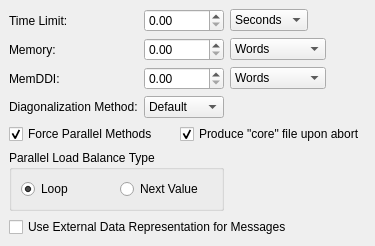
         <widget class="QWidget" name="systemWidget" >
          <layout class="QGridLayout" >
           <property name="leftMargin" >
            <number>9</number>
           </property>
           <property name="topMargin" >
            <number>9</number>
           </property>
           <property name="rightMargin" >
            <number>9</number>
           </property>
           <property name="bottomMargin" >
            <number>9</number>
           </property>
           <property name="horizontalSpacing" >
            <number>6</number>
           </property>
           <property name="verticalSpacing" >
            <number>6</number>
           </property>
           <item row="0" column="2" >
            <layout class="QHBoxLayout" >
             <property name="spacing" >
              <number>6</number>
             </property>
             <property name="leftMargin" >
              <number>0</number>
             </property>
             <property name="topMargin" >
              <number>0</number>
             </property>
             <property name="rightMargin" >
              <number>0</number>
             </property>
             <property name="bottomMargin" >
              <number>0</number>
             </property>
             <item>
              <widget class="QComboBox" name="systemTimeCombo" >
               <item>
                <property name="text" >
                 <string>Seconds</string>
                </property>
               </item>
               <item>
                <property name="text" >
                 <string>Minutes</string>
                </property>
               </item>
               <item>
                <property name="text" >
                 <string>Hours</string>
                </property>
               </item>
               <item>
                <property name="text" >
                 <string>Days</string>
                </property>
               </item>
               <item>
                <property name="text" >
                 <string>Weeks</string>
                </property>
               </item>
               <item>
                <property name="text" >
                 <string>Years</string>
                </property>
               </item>
               <item>
                <property name="text" >
                 <string>Millenia</string>
                </property>
               </item>
              </widget>
             </item>
             <item>
              <spacer>
               <property name="orientation" >
                <enum>Qt::Horizontal</enum>
               </property>
               <property name="sizeType" >
                <enum>QSizePolicy::MinimumExpanding</enum>
               </property>
               <property name="sizeHint" >
                <size>
                 <width>40</width>
                 <height>20</height>
                </size>
               </property>
              </spacer>
             </item>
            </layout>
           </item>
           <item row="1" column="2" >
            <layout class="QHBoxLayout" >
             <property name="spacing" >
              <number>6</number>
             </property>
             <property name="leftMargin" >
              <number>0</number>
             </property>
             <property name="topMargin" >
              <number>0</number>
             </property>
             <property name="rightMargin" >
              <number>0</number>
             </property>
             <property name="bottomMargin" >
              <number>0</number>
             </property>
             <item>
              <widget class="QComboBox" name="systemMemoryCombo" >
               <item>
                <property name="text" >
                 <string>Words</string>
                </property>
               </item>
               <item>
                <property name="text" >
                 <string>Bytes</string>
                </property>
               </item>
               <item>
                <property name="text" >
                 <string>MegaWords</string>
                </property>
               </item>
               <item>
                <property name="text" >
                 <string>MegaBytes</string>
                </property>
               </item>
              </widget>
             </item>
             <item>
              <spacer>
               <property name="orientation" >
                <enum>Qt::Horizontal</enum>
               </property>
               <property name="sizeType" >
                <enum>QSizePolicy::MinimumExpanding</enum>
               </property>
               <property name="sizeHint" >
                <size>
                 <width>40</width>
                 <height>20</height>
                </size>
               </property>
              </spacer>
             </item>
            </layout>
           </item>
           <item row="2" column="2" >
            <layout class="QHBoxLayout" >
             <property name="spacing" >
              <number>6</number>
             </property>
             <property name="leftMargin" >
              <number>0</number>
             </property>
             <property name="topMargin" >
              <number>0</number>
             </property>
             <property name="rightMargin" >
              <number>0</number>
             </property>
             <property name="bottomMargin" >
              <number>0</number>
             </property>
             <item>
              <widget class="QComboBox" name="systemDDICombo" >
               <item>
                <property name="text" >
                 <string>Words</string>
                </property>
               </item>
               <item>
                <property name="text" >
                 <string>Bytes</string>
                </property>
               </item>
               <item>
                <property name="text" >
                 <string>MegaWords</string>
                </property>
               </item>
               <item>
                <property name="text" >
                 <string>MegaBytes</string>
                </property>
               </item>
              </widget>
             </item>
             <item>
              <spacer>
               <property name="orientation" >
                <enum>Qt::Horizontal</enum>
               </property>
               <property name="sizeType" >
                <enum>QSizePolicy::MinimumExpanding</enum>
               </property>
               <property name="sizeHint" >
                <size>
                 <width>40</width>
                 <height>20</height>
                </size>
               </property>
              </spacer>
             </item>
            </layout>
           </item>
           <item row="4" column="0" colspan="3" >
            <layout class="QHBoxLayout" >
             <property name="spacing" >
              <number>6</number>
             </property>
             <property name="leftMargin" >
              <number>0</number>
             </property>
             <property name="topMargin" >
              <number>0</number>
             </property>
             <property name="rightMargin" >
              <number>0</number>
             </property>
             <property name="bottomMargin" >
              <number>0</number>
             </property>
             <item>
              <widget class="QCheckBox" name="systemForceCheck" >
               <property name="text" >
                <string>Force Parallel Methods</string>
               </property>
               <property name="checked" >
                <bool>true</bool>
               </property>
              </widget>
             </item>
             <item>
              <spacer>
               <property name="orientation" >
                <enum>Qt::Horizontal</enum>
               </property>
               <property name="sizeHint" >
                <size>
                 <width>16</width>
                 <height>20</height>
                </size>
               </property>
              </spacer>
             </item>
             <item>
              <widget class="QCheckBox" name="systemCoreCheck" >
               <property name="text" >
                <string>Produce "core" file upon abort</string>
               </property>
               <property name="checked" >
                <bool>true</bool>
               </property>
              </widget>
             </item>
            </layout>
           </item>
           <item row="3" column="1" >
            <widget class="QComboBox" name="systemDiagonalizationCombo" >
             <item>
              <property name="text" >
               <string>Default</string>
              </property>
             </item>
             <item>
              <property name="text" >
               <string>EVVRSP</string>
              </property>
             </item>
             <item>
              <property name="text" >
               <string>GIVEIS</string>
              </property>
             </item>
             <item>
              <property name="text" >
               <string>JACOBI</string>
              </property>
             </item>
            </widget>
           </item>
           <item row="0" column="0" >
            <widget class="QLabel" name="label_36" >
             <property name="text" >
              <string>Time Limit:</string>
             </property>
            </widget>
           </item>
           <item row="2" column="0" >
            <widget class="QLabel" name="label_38" >
             <property name="text" >
              <string>MemDDI:</string>
             </property>
            </widget>
           </item>
           <item row="1" column="0" >
            <widget class="QLabel" name="label_37" >
             <property name="text" >
              <string>Memory:</string>
             </property>
            </widget>
           </item>
           <item row="3" column="0" >
            <widget class="QLabel" name="label_39" >
             <property name="text" >
              <string>Diagonalization Method:</string>
             </property>
            </widget>
           </item>
           <item row="5" column="0" colspan="2" >
            <widget class="QGroupBox" name="systemParallelGroup" >
             <property name="title" >
              <string>Parallel Load Balance Type</string>
             </property>
             <layout class="QHBoxLayout" >
              <property name="spacing" >
               <number>6</number>
              </property>
              <property name="leftMargin" >
               <number>9</number>
              </property>
              <property name="topMargin" >
               <number>9</number>
              </property>
              <property name="rightMargin" >
               <number>9</number>
              </property>
              <property name="bottomMargin" >
               <number>9</number>
              </property>
              <item>
               <widget class="QRadioButton" name="systemLoopRadio" >
                <property name="text" >
                 <string>Loop</string>
                </property>
                <property name="checked" >
                 <bool>true</bool>
                </property>
               </widget>
              </item>
              <item>
               <widget class="QRadioButton" name="systemNextRadio" >
                <property name="text" >
                 <string>Next Value</string>
                </property>
               </widget>
              </item>
             </layout>
            </widget>
           </item>
           <item row="6" column="0" colspan="3" >
            <widget class="QCheckBox" name="systemExternalCheck" >
             <property name="text" >
              <string>Use External Data Representation for Messages</string>
             </property>
            </widget>
           </item>
           <item row="7" column="1" >
            <spacer>
             <property name="orientation" >
              <enum>Qt::Horizontal</enum>
             </property>
             <property name="sizeHint" >
              <size>
               <width>40</width>
               <height>0</height>
              </size>
             </property>
            </spacer>
           </item>
           <item row="2" column="1" >
            <widget class="QDoubleSpinBox" name="systemDDIDouble" />
           </item>
           <item row="1" column="1" >
            <widget class="QDoubleSpinBox" name="systemMemoryDouble" />
           </item>
           <item row="0" column="1" >
            <widget class="QDoubleSpinBox" name="systemTimeDouble" />
           </item>
           <item row="7" column="0" >
            <spacer>
             <property name="orientation" >
              <enum>Qt::Vertical</enum>
             </property>
             <property name="sizeHint" >
              <size>
               <width>20</width>
               <height>0</height>
              </size>
             </property>
            </spacer>
           </item>
          </layout>
         </widget>
